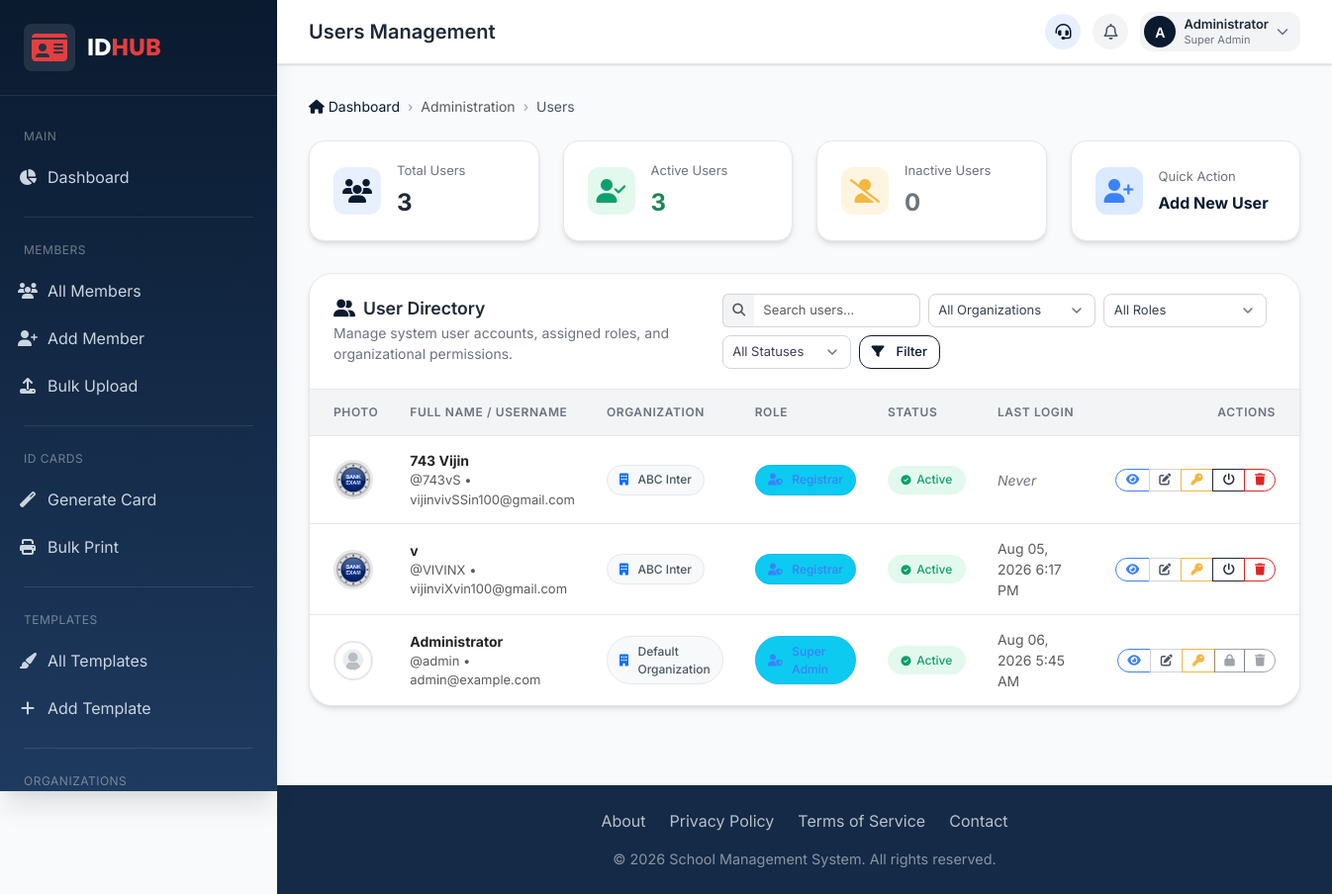
Screenshot of /admin/users/index.php (signed in) with the database file from the repository.
### tables this page shows
CREATE TABLE `users` (
  `id` int(11) NOT NULL AUTO_INCREMENT,
  `organization_id` int(11) DEFAULT NULL,
  `username` varchar(50) NOT NULL,
  `password` varchar(255) NOT NULL,
  `email` varchar(100) DEFAULT NULL,
  `mobile` varchar(20) DEFAULT NULL,
  `full_name` varchar(100) DEFAULT NULL,
  `avatar` varchar(255) DEFAULT NULL,
  `role_id` int(11) DEFAULT NULL,
  `status` tinyint(1) NOT NULL DEFAULT 1,
  `role` enum('admin','editor','viewer') DEFAULT 'viewer',
  `last_login` timestamp NULL DEFAULT NULL,
  `deleted_at` timestamp NULL DEFAULT NULL,
  `created_at` timestamp NOT NULL DEFAULT current_timestamp(),
  `updated_at` timestamp NOT NULL DEFAULT current_timestamp() ON UPDATE current_timestamp(),
  PRIMARY KEY (`id`),
  UNIQUE KEY `username` (`username`),
  KEY `fk_users_organization` (`organization_id`),
  KEY `fk_users_role` (`role_id`),
  CONSTRAINT `fk_users_organization` FOREIGN KEY (`organization_id`) REFERENCES `organizations` (`id`) ON DELETE SET NULL,
  CONSTRAINT `fk_users_role` FOREIGN KEY (`role_id`) REFERENCES `roles` (`id`) ON DELETE SET NULL
);

CREATE TABLE `organizations` (
  `id` int(11) NOT NULL AUTO_INCREMENT,
  `organization_name` varchar(150) NOT NULL,
  `organization_code` varchar(50) DEFAULT NULL,
  `logo` varchar(255) DEFAULT NULL,
  `address` text DEFAULT NULL,
  `phone` varchar(20) DEFAULT NULL,
  `email` varchar(100) DEFAULT NULL,
  `website` varchar(150) DEFAULT NULL,
  `organization_type` enum('school','college','company','government','hospital','ngo','other') DEFAULT 'company',
  `project_type` enum('residence','corporate') DEFAULT 'corporate',
  `status` tinyint(1) DEFAULT 1,
  `created_at` timestamp NOT NULL DEFAULT current_timestamp(),
  `updated_at` timestamp NOT NULL DEFAULT current_timestamp() ON UPDATE current_timestamp(),
  `created_by` int(11) DEFAULT NULL,
  `updated_by` int(11) DEFAULT NULL,
  `deleted_by` int(11) DEFAULT NULL,
  `deleted_at` timestamp NULL DEFAULT NULL,
  PRIMARY KEY (`id`),
  UNIQUE KEY `organization_code` (`organization_code`)
);

CREATE TABLE `roles` (
  `id` int(11) NOT NULL AUTO_INCREMENT,
  `role_name` varchar(50) NOT NULL,
  `description` varchar(255) DEFAULT NULL,
  `status` tinyint(1) DEFAULT 1,
  `created_at` timestamp NOT NULL DEFAULT current_timestamp(),
  `updated_at` timestamp NOT NULL DEFAULT current_timestamp() ON UPDATE current_timestamp(),
  PRIMARY KEY (`id`),
  UNIQUE KEY `role_name` (`role_name`)
);

### admin/users/index.php (the view, shortened to what the rows shown need)
<?php
require_once __DIR__ . '/../../config.php';
require_once __DIR__ . '/functions.php';
$currentUser = require_user_module_access($pdo);
$search = trim($_GET['search'] ?? '');
$orgFilter = trim($_GET['org_id'] ?? '');
$roleFilter = trim($_GET['role_id'] ?? '');
$statusFilter = trim($_GET['status'] ?? '');
$page = max(1, (int)($_GET['page'] ?? 1));
$perPage = 10;
$sort = trim($_GET['sort'] ?? 'id');
$order = trim($_GET['order'] ?? 'DESC');
$result = get_all_users($pdo, $currentUser, $search, $orgFilter, $roleFilter, $statusFilter, $page, $perPage, $sort, $order);
$users = $result['users'];
function generate_csrf_token() {
    return $_SESSION['csrf_token'];
}
function is_super_admin($user) {
    return (int)($user['role_id'] ?? 0) === 1 || strtolower($user['role'] ?? '') === 'super_admin';
}
function get_user_avatar_path($avatar) {
    $avatarFile = __DIR__ . '/assets/uploads/avatars/' . basename((string)$avatar);
    if (!empty($avatar) && file_exists($avatarFile)) {
        return 'assets/uploads/avatars/' . htmlspecialchars(basename($avatar));
    }
    return '../../images/avatars/default.png';
}
function get_user_status_badge($status) {
    if ($status == 1) {
        return '<span class="status-badge active"><i class="fas fa-check-circle"></i>Active</span>';
    }
    return '<span class="status-badge inactive"><i class="fas fa-minus-circle"></i>Inactive</span>';
}
?>
<!DOCTYPE html>
<html lang="en">
<head>
    <link rel="stylesheet" href="https://cdnjs.cloudflare.com/ajax/libs/font-awesome/6.4.0/css/all.min.css">
    <link href="https://cdn.jsdelivr.net/npm/bootstrap@5.3.0/dist/css/bootstrap.min.css" rel="stylesheet">
</head>
<body>
    <div class="dashboard-wrapper">
        <?php include __DIR__ . '/../../includes/sidebar.php'; ?>
        <main class="main-content">
            <?php include __DIR__ . '/../../includes/header.php'; ?>
            <div class="content-area">
                <div class="main-card">
                    <div class="card-body-custom">
                        <div class="table-responsive">
                            <table class="table">
                                <thead>
                                    <tr>
                                        <th class="ps-4" style="width: 60px;">Photo</th>
                                        <th>Full Name / Username</th>
                                        <th>Organization</th>
                                        <th>Role</th>
                                        <th>Status</th>
                                        <th>Last Login</th>
                                        <th class="text-end pe-4" style="width: 250px;">Actions</th>
                                    </tr>
                                </thead>
                                <tbody>
                                    <?php if (empty($users)): ?>
                                        <tr>
                                            <td colspan="7" class="text-center py-5 text-muted">
                                                <i class="fas fa-user-slash fa-3x mb-3 text-secondary"></i>
                                                <p class="mb-0">No users found matching your criteria.</p>
                                            </td>
                                        </tr>
                                    <?php else: ?>
                                        <?php foreach ($users as $u): ?>
                                            <?php
                                            $isSuper = is_super_admin($u) || (int)$u['id'] === 1;
                                            $isSelf = ((int)$u['id'] === (int)$currentUser['id']);
                                            ?>
                                            <tr>
                                                <td class="ps-4">
                                                    <img src="<?= htmlspecialchars(get_user_avatar_path($u['avatar'] ?? '')) ?>" class="user-avatar-thumb" alt="Avatar">
                                                </td>
                                                <td>
                                                    <div class="fw-bold text-dark"><?= htmlspecialchars($u['full_name'] ?: $u['username']) ?></div>
                                                    <div class="small text-muted">@<?= htmlspecialchars($u['username']) ?> &bull; <?= htmlspecialchars($u['email'] ?: 'No email') ?></div>
                                                </td>
                                                <td>
                                                    <span class="badge-custom bg-light">
                                                        <i class="fas fa-building me-1 text-primary"></i><?= htmlspecialchars($u['organization_name'] ?: 'System Global') ?>
                                                    </span>
                                                </td>
                                                <td>
                                                    <span class="badge-custom bg-info">
                                                        <i class="fas fa-user-shield me-1"></i><?= htmlspecialchars($u['role_name'] ?: ucfirst($u['role'] ?? 'User')) ?>
                                                    </span>
                                                </td>
                                                <td><?= get_user_status_badge((int)$u['status']) ?></td>
                                                <td class="small text-muted">
                                                    <?= !empty($u['last_login']) ? date('M d, Y g:i A', strtotime($u['last_login'])) : '<span class="fst-italic text-secondary">Never</span>' ?>
                                                </td>
                                                <td class="text-end pe-4">
                                                    <div class="btn-group btn-group-sm" role="group">
                                                        <a href="view.php?id=<?= (int)$u['id'] ?>" class="btn btn-outline-info" title="View Profile">
                                                            <i class="fas fa-eye"></i>
                                                        </a>
                                                        <a href="edit.php?id=<?= (int)$u['id'] ?>" class="btn btn-outline-secondary" title="Edit User">
                                                            <i class="fas fa-edit"></i>
                                                        </a>
                                                        <button type="button" class="btn btn-outline-warning" data-bs-toggle="modal" data-bs-target="#resetPasswordModal" data-id="<?= (int)$u['id'] ?>" data-username="<?= htmlspecialchars($u['username'], ENT_QUOTES) ?>" title="Reset Password">
                                                            <i class="fas fa-key"></i>
                                                        </button>
                                                        <?php if (!$isSuper): ?>
                                                            <a href="status.php?id=<?= (int)$u['id'] ?>&csrf_token=<?= htmlspecialchars(generate_csrf_token()) ?>" class="btn btn-outline-<?= (int)$u['status'] === 1 ? 'dark' : 'success' ?>" title="<?= (int)$u['status'] === 1 ? 'Deactivate User' : 'Activate User' ?>">
                                                                <i class="fas fa-power-off"></i>
                                                            </a>
                                                        <?php else: ?>
                                                            <button type="button" class="btn btn-outline-secondary" disabled title="Super Admin cannot be deactivated"><i class="fas fa-lock"></i></button>
                                                        <?php endif; ?>
                                                        <?php if (!$isSuper && !$isSelf): ?>
                                                            <button type="button" class="btn btn-outline-danger" data-bs-toggle="modal" data-bs-target="#deleteUserModal" data-id="<?= (int)$u['id'] ?>" data-username="<?= htmlspecialchars($u['username'], ENT_QUOTES) ?>" title="Delete User">
                                                                <i class="fas fa-trash"></i>
                                                            </button>
                                                        <?php else: ?>
                                                            <button type="button" class="btn btn-outline-secondary" disabled title="Protected Account"><i class="fas fa-trash"></i></button>
                                                        <?php endif; ?>
                                                    </div>
                                                </td>
                                            </tr>
                                        <?php endforeach; ?>
                                    <?php endif; ?>
                                </tbody>
                            </table>
                        </div>
                    </div>
                </div>
            </div>
        </main>
    </div>
</body>
</html>

### rows the page displays
users: avatar (picture), full_name "743 Vijin", username "743vS", email "vijinvivSSin100@gmail.com", organization.organization_name "ABC Inter", role.role_name "Registrar", status 1 (drawn), shows "Never"
users: avatar (picture), full_name "v", username "VIVINX", email "vijinviXvin100@gmail.com", organization.organization_name "ABC Inter", role.role_name "Registrar", status 1 (drawn), last_login "Aug 05, 2026 6:17 PM"
users: shows a picture, full_name "Administrator", username "admin", email "admin@example.com", organization.organization_name "Default Organization", role.role_name "Super Admin", status 1 (drawn), last_login "Aug 06, 2026 5:45 AM"

### other values shown
$headerPageTitle "Users Management"
$headerDisplayInitials "A"
$headerUsername "Administrator"
$headerRole "Super Admin"
$totalCount "3"
$activeCount "3"
$inactiveCount "0"
